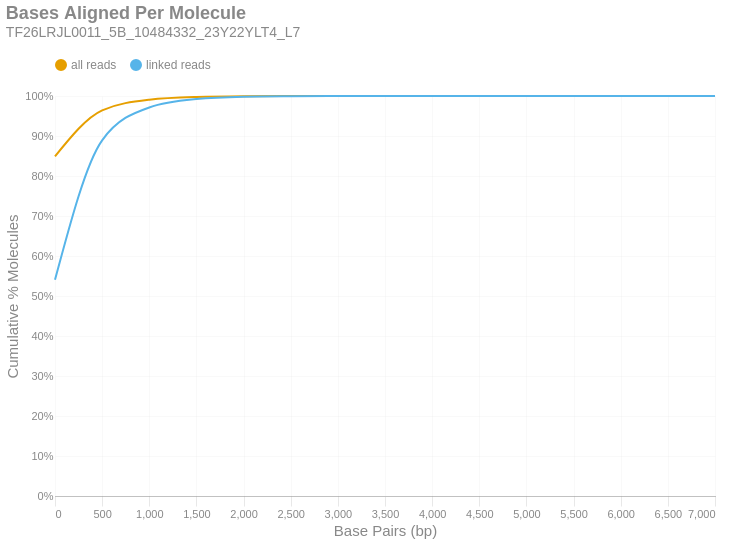

The cell this chart's notebook holds for it:
### Markdown cell above
### Bases Aligned Per Molecule
This is a cumulative frequency distribution showing the number of base pairs aligned per unique molecule. These data are shown in 500 bp bins. There are two distributions: one with `all reads` (yellow) and another with only `linked reads` (blue). The percent of molecules in the `linked reads` distribution is relative to the total number of linked molecules.

### Code cell
if SKIPLR:
    print_html(f"Skipped")
else:
    binned_df = consolidated_hist(valids['aligned_bp'], mask, 500, True)
    with SafeRender(binned_df):
        (
            density_plot(binned_df, 'Bases Aligned Per Molecule', samplename, 'basesper')
            .encode(
                x=alt.X('bin:Q', title="Base Pairs (bp)").axis(tickMinStep=500).scale(padding=0),
                y=alt.Y('value:Q', title='Cumulative % Molecules')
                    .axis(format='%')
                    .scale(domain = [0,1])
                    .stack(False),
                color=alt.Color("key:N").scale(domain = ["all reads", "linked reads"]),
                tooltip = [
                    alt.Tooltip("key:N", title = "Data Type"),
                    alt.Tooltip("range_label:N", title="Bases Aligned Per Molecule"),
                    alt.Tooltip("value:Q", format = ".2%", title="% Molecules (Cum.)")
                ]
            )
        ).display()

### Figure 1 — Vega-Lite specification as saved in the notebook (floating-point values rounded to 4 significant figures)
{"width": "container", "height": 400, "config": {"title": {"anchor": "start", "dy": -15, "fontSize": 18, "color": "#888888", "subtitleColor": "#888888", "subtitleFontSize": 14}, "arc": {"fill": "#0072B2"}, "axis": {"domainColor": "#888888", "domainWidth": 0.5, "gridWidth": 0.2, "grid": false, "titleFontWeight": 400, "titleFontSize": 15, "labelFontSize": 11, "labelColor": "#888888", "tickColor": "#888888", "tickWidth": 0.2, "titleColor": "#888888"}, "axisBand": {"grid": false}, "axisX": {"grid": true, "tickSize": 10, "domainCap": "round"}, "axisY": {"domain": false, "grid": true, "tickSize": 0, "domainCap": "round"}, "background": "transparent", "header": {"labelFontSize": 15, "labelColor": "#888888", "titleFontSize": 15, "titleFontWeight": 600, "titleColor": "#888888"}, "legend": {"labelFont": "sans-serif", "labelFontSize": 12, "labelColor": "#888888", "symbolSize": 100, "symbolType": "circle", "titleFontSize": 12, "titlePadding": 10, "titleColor": "#888888", "title": null, "orient": "top"}, "range": {"category": ["#E69F00", "#56B4E9", "#009E73", "#F0E442", "#0072B2", "#D55E00", "#CC79A7", "#000000"], "diverging": ["#cfe8f3", "#a2d4ec", "#73bfe2", "#46abdb", "#1696d2", "#12719e"]}, "area": {"fill": "#0072B2", "fillOpacity": 0.7, "line": true, "strokeOpacity": 0.7}, "line": {"color": "#0072B2", "stroke": "#0072B2", "strokeWidth": 2}, "trail": {"color": "#0072B2", "stroke": "#0072B2", "strokeWidth": 0, "size": 1}, "point": {"filled": true, "fillOpacity": 1.0, "size": 95}, "text": {"color": "#888888", "fontSize": 11, "align": "right", "fontWeight": 400, "size": 11}, "bar": {"fill": "#0072B2", "stroke": null}, "view": {"stroke": null, "continuousWidth": 660, "continuousHeight": 400}}, "data": {"name": "data-66fc01909b7ea9f69f09a5e65509dc83"}, "mark": {"type": "line", "interpolate": "monotone", "point": {"opacity": 0, "size": 275}}, "encoding": {"color": {"field": "key", "scale": {"domain": ["all reads", "linked reads"]}, "type": "nominal"}, "tooltip": [{"field": "key", "title": "Data Type", "type": "nominal"}, {"field": "range_label", "title": "Bases Aligned Per Molecule", "type": "nominal"}, {"field": "value", "format": ".2%", "title": "% Molecules (Cum.)", "type": "quantitative"}], "x": {"axis": {"tickMinStep": 500}, "field": "bin", "scale": {"padding": 0}, "title": "Base Pairs (bp)", "type": "quantitative"}, "y": {"axis": {"format": "%"}, "field": "value", "scale": {"domain": [0, 1]}, "stack": false, "title": "Cumulative % Molecules", "type": "quantitative"}}, "params": [{"name": "param_c36ac31b6afebe62", "select": {"type": "point", "fields": ["key"]}, "bind": "legend"}], "title": {"text": "Bases Aligned Per Molecule", "subtitle": "TF26LRJL0011_5B_10484332_23Y22YLT4_L7"}, "transform": [{"fold": ["all reads (cumsum)", "linked reads (cumsum)"]}, {"calculate": "replace(datum.key, ' (cumsum)', '')", "as": "key"}, {"filter": {"param": "param_c36ac31b6afebe62"}}], "usermeta": {"embedOptions": {"downloadFileName": "TF26LRJL0011_5B_10484332_23Y22YLT4_L7.basesper"}}, "$schema": "https://vega.github.io/schema/vega-lite/v6.4.1.json", "datasets": {"data-66fc01909b7ea9f69f09a5e65509dc83": [{"bin": "0.0", "interval": "0.0-500.0", "all reads": 0.849, "linked reads": 0.5404, "all reads (cumsum)": 0.849, "linked reads (cumsum)": 0.5404, "range_label": "0-499"}, {"bin": "500.0", "interval": "500.0-1000.0", "all reads": 0.1151, "linked reads": 0.3489, "all reads (cumsum)": 0.964, "linked reads (cumsum)": 0.8893, "range_label": "500-999"}, {"bin": "1000.0", "interval": "1000.0-1500.0", "all reads": 0.02667, "linked reads": 0.08213, "all reads (cumsum)": 0.9907, "linked reads (cumsum)": 0.9714, "range_label": "1000-1499"}, {"bin": "1500.0", "interval": "1500.0-2000.0", "all reads": 0.006813, "linked reads": 0.02099, "all reads (cumsum)": 0.9975, "linked reads (cumsum)": 0.9924, "range_label": "1500-1999"}, {"bin": "2000.0", "interval": "2000.0-2500.0", "all reads": 0.001855, "linked reads": 0.005718, "all reads (cumsum)": 0.9994, "linked reads (cumsum)": 0.9981, "range_label": "2000-2499"}, {"bin": "2500.0", "interval": "2500.0-3000.0", "all reads": 0.0004083, "linked reads": 0.001259, "all reads (cumsum)": 0.9998, "linked reads (cumsum)": 0.9994, "range_label": "2500-2999"}, {"bin": "3000.0", "interval": "3000.0-3500.0", "all reads": 0.0001325, "linked reads": 0.0004083, "all reads (cumsum)": 0.9999, "linked reads (cumsum)": 0.9998, "range_label": "3000-3499"}, {"bin": "3500.0", "interval": "3500.0-4000.0", "all reads": 4.234e-05, "linked reads": 0.0001305, "all reads (cumsum)": 1.0, "linked reads (cumsum)": 0.9999, "range_label": "3500-3999"}, {"bin": "4000.0", "interval": "4000.0-4500.0", "all reads": 2.048e-05, "linked reads": 6.314e-05, "all reads (cumsum)": 1.0, "linked reads (cumsum)": 1.0, "range_label": "4000-4499"}, {"bin": "4500.0", "interval": "4500.0-5000.0", "all reads": 7.511e-06, "linked reads": 2.315e-05, "all reads (cumsum)": 1.0, "linked reads (cumsum)": 1.0, "range_label": "4500-4999"}, {"bin": "5000.0", "interval": "5000.0-5500.0", "all reads": 1.366e-06, "linked reads": 4.209e-06, "all reads (cumsum)": 1.0, "linked reads (cumsum)": 1.0, "range_label": "5000-5499"}, {"bin": "5500.0", "interval": "5500.0-6000.0", "all reads": 1.366e-06, "linked reads": 4.209e-06, "all reads (cumsum)": 1.0, "linked reads (cumsum)": 1.0, "range_label": "5500-5999"}, {"bin": "6000.0", "interval": "6000.0-6500.0", "all reads": 0.0, "linked reads": 0.0, "all reads (cumsum)": 1.0, "linked reads (cumsum)": 1.0, "range_label": "6000-6499"}, {"bin": "6500.0", "interval": "6500.0-7000.0", "all reads": 0.0, "linked reads": 0.0, "all reads (cumsum)": 1.0, "linked reads (cumsum)": 1.0, "range_label": "6500-6999"}, {"bin": "7000.0", "interval": "7000.0-7500.0", "all reads": 6.828e-07, "linked reads": 2.105e-06, "all reads (cumsum)": 1.0, "linked reads (cumsum)": 1.0, "range_label": "7000-7499"}]}}
